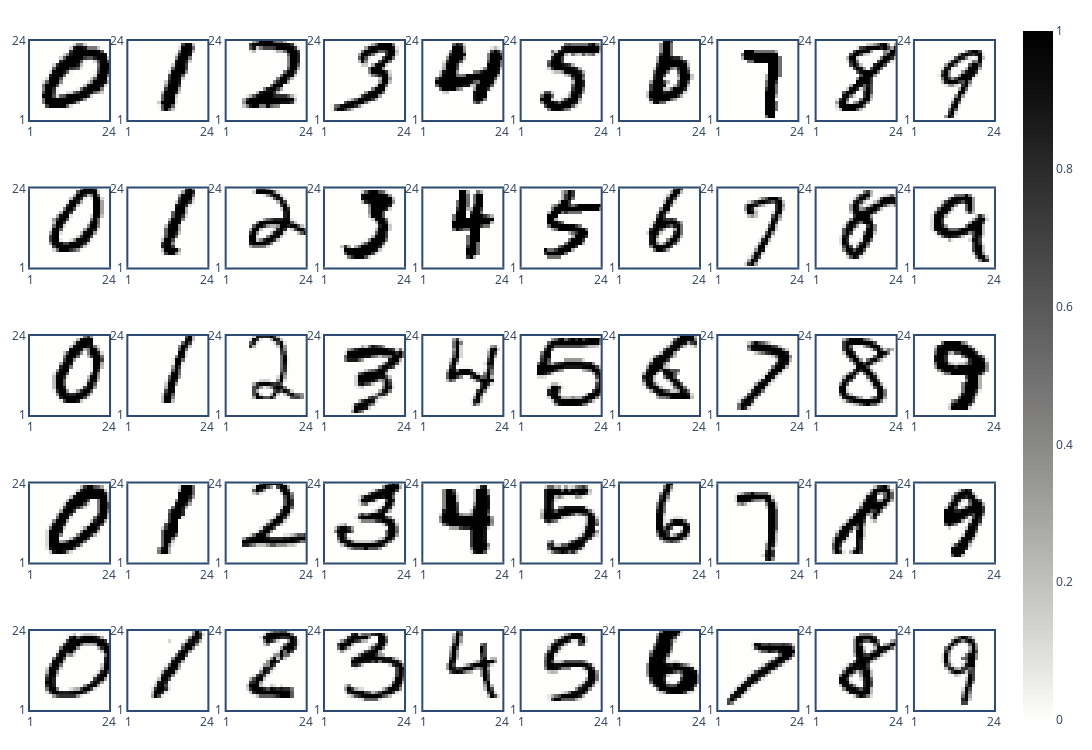

Here is the notebook cell this chart was saved with:
### Code cell
from torchvision.datasets import MNIST
dataset = MNIST(root='torchMNIST', download=False,
               transform=transforms.Compose(
                [
                    transforms.ToTensor(),
                    transforms.Lambda(lambda x: x * 1),
                ]))
dataloader = torch.utils.data.DataLoader(dataset, batch_size=1, shuffle=True)
import plotly
fig = plotly.subplots.make_subplots(rows=5, cols=10,
                                   vertical_spacing=0.04, horizontal_spacing=0.02)
for row in range(1, 6):
    for col in range(1, 11):
        batch = next(iter(dataloader))
        while batch[1].item() != col - 1:
            batch = next(iter(dataloader))
        fig.add_heatmap(
            x=list(range(24)), y=list(range(25)),
            z=batch[0].squeeze(0).squeeze(0).flip(0), coloraxis='coloraxis',
            row=row, col=col
        )
        fig.update_xaxes(mirror=True, linewidth=2, row=row, col=col, zeroline=False, linecolor='#2e4b73', tickvals=[0, 23], ticktext=['1', '24'], range=[0, 23], scaleanchor='x', scaleratio=1, constrain="domain")
        fig.update_yaxes(mirror=True, linewidth=2, row=row, col=col, zeroline=False, linecolor='#2e4b73', tickvals=[0, 23], ticktext=['1', '24'], range=[0, 23], scaleanchor='x', scaleratio=1, constrain="domain")
# fig.update_layout(layout)
fig.update_layout(height=750, width=1500, coloraxis_colorscale='gray_r',
                 margin=dict(
                 t=20, l=20, b=20, r=20))
